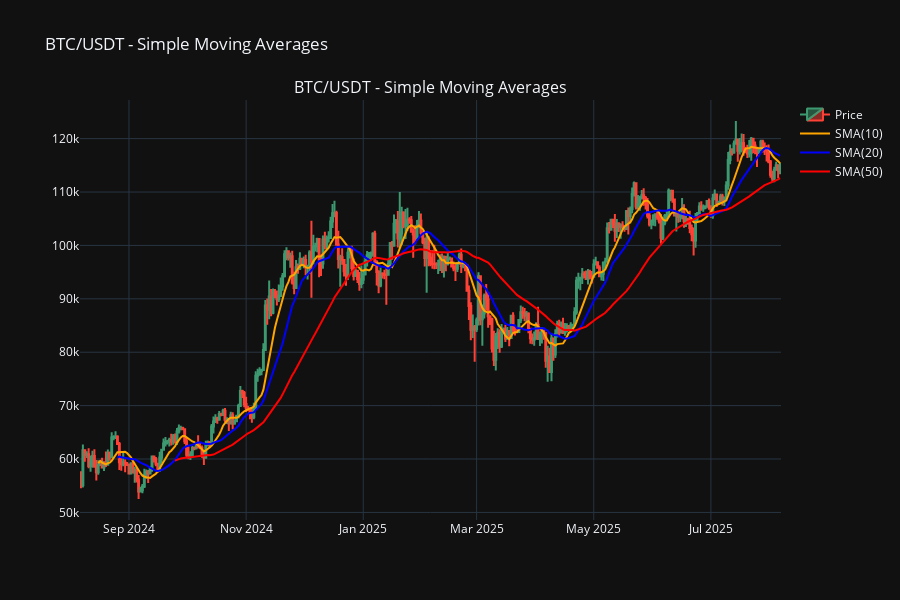

Here is the notebook cell this chart was saved with:
### Markdown cell above
## 6. Visualization

Let's visualize SMA with price action.

### Code cell
# Create interactive plot
fig = make_subplots(
    rows=1, cols=1,
    subplot_titles=(f'{pair} - Simple Moving Averages',),
    vertical_spacing=0.1
)

# Price chart
fig.add_trace(
    go.Candlestick(
        x=df_manual.index,
        open=df_manual['open'],
        high=df_manual['high'],
        low=df_manual['low'],
        close=df_manual['close'],
        name='Price'
    ),
    row=1, col=1
)

# SMA lines
fig.add_trace(
    go.Scatter(
        x=df_manual.index,
        y=df_manual['sma_10'],
        mode='lines',
        name='SMA(10)',
        line=dict(color='orange', width=2)
    ),
    row=1, col=1
)

fig.add_trace(
    go.Scatter(
        x=df_manual.index,
        y=df_manual['sma_20'],
        mode='lines',
        name='SMA(20)',
        line=dict(color='blue', width=2)
    ),
    row=1, col=1
)

fig.add_trace(
    go.Scatter(
        x=df_manual.index,
        y=df_manual['sma_50'],
        mode='lines',
        name='SMA(50)',
        line=dict(color='red', width=2)
    ),
    row=1, col=1
)

fig.update_layout(
    title=f'{pair} - Simple Moving Averages',
    template='plotly_dark',
    height=600,
    xaxis_rangeslider_visible=False
)

fig.show()

# Create static plot showing SMA characteristics
plt.figure(figsize=(15, 8))
plt.plot(df_manual.index, df_manual['close'], label='Price', alpha=0.7, color='black')
plt.plot(df_manual.index, df_manual['sma_10'], label='SMA(10)', alpha=0.8, color='orange')
plt.plot(df_manual.index, df_manual['sma_20'], label='SMA(20)', alpha=0.8, color='blue')
plt.plot(df_manual.index, df_manual['sma_50'], label='SMA(50)', alpha=0.8, color='red')

plt.title(f'{pair} - Simple Moving Averages Comparison')
plt.xlabel('Date')
plt.ylabel('Price (USDT)')
plt.legend()
plt.grid(True, alpha=0.3)
plt.xticks(rotation=45)
plt.tight_layout()
plt.show()

### Figure 1 — Plotly figure (JSON) as saved in the notebook; plotly's stock layout.template omitted (floating-point values rounded to 4 significant figures; data arrays with more than 128 entries replaced by an {"elided": "..."} marker saying what was removed)
{"data": [{"close": {"elided": "365 float values"}, "high": {"elided": "365 float values"}, "low": {"elided": "365 float values"}, "name": "Price", "open": {"elided": "365 float values"}, "type": "candlestick", "x": {"elided": "365 str values"}, "xaxis": "x", "yaxis": "y"}, {"line": {"color": "orange", "width": 2}, "mode": "lines", "name": "SMA(10)", "type": "scatter", "x": {"elided": "365 str values"}, "xaxis": "x", "y": {"elided": "365 float values"}, "yaxis": "y"}, {"line": {"color": "blue", "width": 2}, "mode": "lines", "name": "SMA(20)", "type": "scatter", "x": {"elided": "365 str values"}, "xaxis": "x", "y": {"elided": "365 float values"}, "yaxis": "y"}, {"line": {"color": "red", "width": 2}, "mode": "lines", "name": "SMA(50)", "type": "scatter", "x": {"elided": "365 str values"}, "xaxis": "x", "y": {"elided": "365 float values"}, "yaxis": "y"}], "layout": {"annotations": [{"font": {"size": 16}, "showarrow": false, "text": "BTC/USDT - Simple Moving Averages", "x": 0.5, "xanchor": "center", "xref": "paper", "y": 1, "yanchor": "bottom", "yref": "paper"}], "height": 600, "title": {"text": "BTC/USDT - Simple Moving Averages"}, "xaxis": {"anchor": "y", "domain": [0, 1], "rangeslider": {"visible": false}}, "yaxis": {"anchor": "x", "domain": [0, 1]}}}
